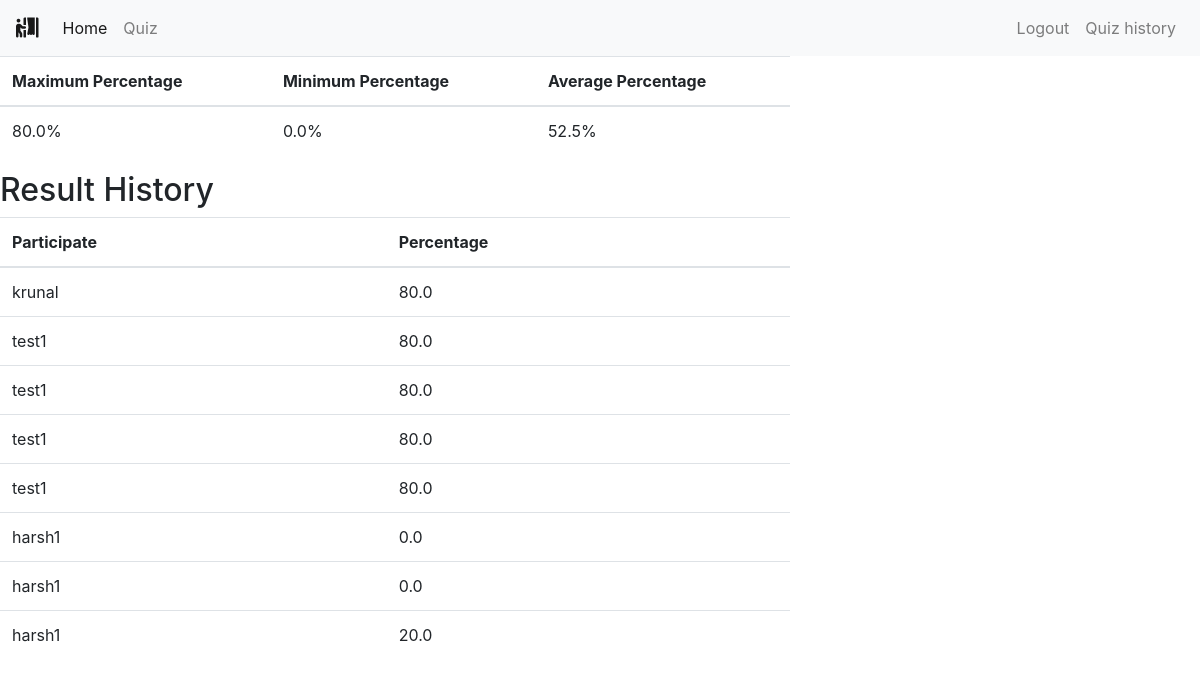
Page /polls/quiz_history/ (signed in) on the committed database.
### polls/models.py (models this page shows, shortened)
class Result(models.Model):
    user = models.ForeignKey(User, on_delete=models.CASCADE)
    count = models.IntegerField()
    percentage = models.FloatField()

### polls/views.py (the view)
# urls.py: path('quiz_history/', views.quiz_history, name='quiz_history'),
def quiz_history(request):
    percentage=[]
    all_results = Result.objects.all()
    for i in all_results:
        percentage.append(i.percentage)
    maximum_percentage = max(percentage)
    minimum_percentage = min(percentage)
    average_percentage =sum(percentage)/len(percentage)
    context = {
        'result':all_results,
        'maximum_percentage':maximum_percentage,
        'minimum_percentage':minimum_percentage,
        'average_percentage':average_percentage,
    }
    return render(request, 'polls/quiz_history.html', context)

### polls/templates/polls/quiz_history.html
{% extends 'base.html' %}
{% block content %}
<div class="row">
    <div class="col-lg-8 col-lg-offset-2">
        <div class="panel panel-default">
            <table class="table">
                <thead>
                    <tr>
                        <th>Maximum Percentage</th>
                        <th>Minimum Percentage</th>
                        <th>Average Percentage</th>
                    </tr>
                </thead>
                <tbody>
                    <tr>
                        <td>{{maximum_percentage}}%</td>
                        <td>{{minimum_percentage}}%</td>
                         <td>{{average_percentage }}%</td>
                    </tr>
                </tbody>
            </table>
                <div>
                    <h2>Result History</h2>
                </div>
            <table class="table">
                <thead>
                    <tr>
                        <th>Participate</th>
                        <th>Percentage</th>
                    </tr>
                </thead>
                <tbody>
                {% for r_history in result %}
                    <tr>
                        <td>{{r_history.user.username}}</td>
                        <td>{{r_history.percentage}}</td>
                    </tr>
                {% endfor %}
                </tbody>
            </table>
        </div>
    </div>
</div>
{% endblock content %}

### rows in the picture
Result: percentage "80.0", user.username "krunal"
Result: percentage "0.0", user.username "harsh1"
Result: user.username "test1", percentage "80.0"
Result: user.username "test1", percentage "80.0"
Result: user.username "test1", percentage "80.0"
Result: user.username "test1", percentage "80.0"
Result: user.username "harsh1", percentage "0.0"
Result: user.username "harsh1", percentage "20.0"

### other values in the picture
{{ average_percentage }} "52.5"
